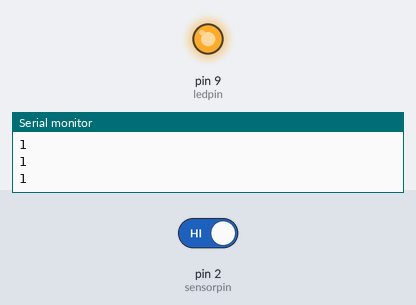
The sketch below on a simulated Arduino Uno, built with avr-gcc and run on an emulated ATmega328P. Parts: output pins drawn as LEDs (lit = HIGH), the last lines printed to the serial monitor. Inputs (shaded band) come from the test bench; at power-on: pin 2 (sensorpin) HIGH.

Above: at 1.2 s.
1.3 s: pin 2 (sensorpin) driven LOW
At 1.8 s:
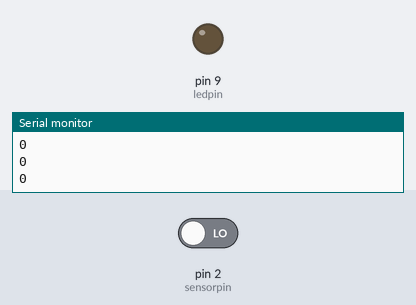
2.8 s: pin 2 (sensorpin) driven HIGH
At 4.2 s:
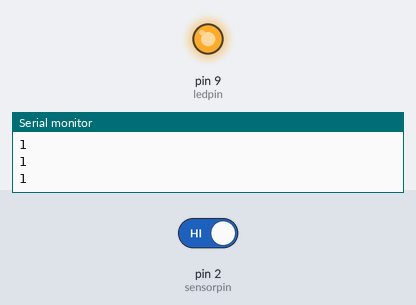
Timing chart, 0 to 5.8 s (numbered marks = the images above; inputs shaded):
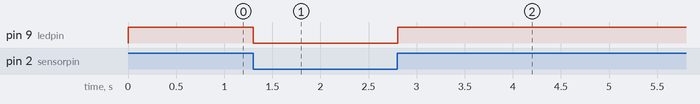

Measured:
- after the input at 1.3 s, pin 9 (ledpin): HIGH → LOW at once
- after the input at 2.8 s, pin 9 (ledpin): LOW → HIGH at once

The sketch:

securityalarm.ino
```cpp
const int ledpin = 9;
const int sensorpin=2;

void setup() {
  pinMode(ledpin, OUTPUT);
  pinMode(sensorpin,INPUT_PULLUP);
  Serial.begin(9600);
}

void loop() {
  int sensorState = digitalRead(sensorpin);
  Serial.println(sensorState);
  if(sensorState==HIGH)
  {
    digitalWrite(ledpin,HIGH);
  } else{
    digitalWrite(ledpin,LOW);
  }
  delay(100);

}
```
